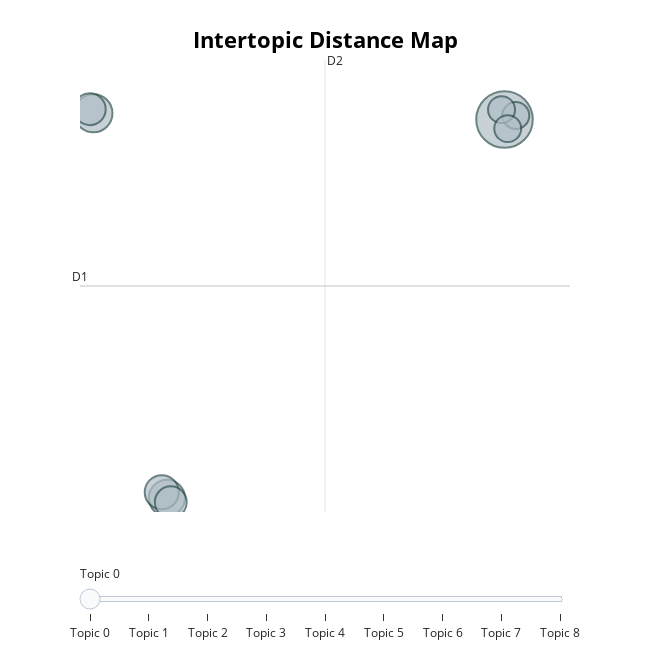

Write notebook code for a chart like this one.
### Code cell
# Visualise clusters of topics
topic_model.visualize_topics()

### Figure 1 — Plotly figure (JSON) as saved in the notebook; plotly's stock layout.template omitted (floating-point values rounded to 4 significant figures)
{"data": [{"customdata": [[0, "hikes | price hikes | prices second | raising | time year", 22], [1, "music publishers | practices | complaint spotify | file ftc | threatens remove", 10], [2, "sabrina carpenter | playlists spotify | music taste | pages | lgbtqia artists", 9], [3, "video content | comments podcasts | adds comments | creators | spotify adds", 8], [4, "quit spotify | drives waste | hell happened | mouth spotify | abandoned", 7], [5, "ai dj | infused youtube | voiceover ads | songs summer | predictions complete", 7], [6, "new basic | streaming plan | launches new | alerts sweden | basic subscription", 5], [7, "2024 | earnings spotify | spotify reports | second quarter | wrap cannes", 5], [8, "audio coming | meaning golf | superpremium | tier report | report spotify", 5]], "hovertemplate": "<b>Topic %{customdata[0]}</b><br>%{customdata[1]}<br>Size: %{customdata[2]}", "legendgroup": "", "marker": {"color": "#B0BEC5", "line": {"color": "DarkSlateGrey", "width": 2}, "size": [22, 10, 9, 8, 7, 7, 5, 5, 5], "sizemode": "area", "sizeref": 0.01375, "symbol": "circle"}, "mode": "markers", "name": "", "orientation": "v", "showlegend": false, "type": "scatter", "x": [20.82, -3.64, 0.7331, 0.4288, -3.859, 0.9643, 21.5, 20.65, 21.02], "xaxis": "x", "y": [16.98, 17.31, -3.247, -2.942, 17.53, -3.478, 17.19, 17.51, 16.49], "yaxis": "y"}], "layout": {"annotations": [{"showarrow": false, "text": "D1", "x": -4.438, "y": 8.081, "yshift": 10}, {"showarrow": false, "text": "D2", "x": 10.14, "xshift": 10, "y": 20.16}], "height": 650, "hoverlabel": {"bgcolor": "white", "font": {"family": "Rockwell", "size": 16}}, "legend": {"itemsizing": "constant", "tracegroupgap": 0}, "margin": {"t": 60}, "shapes": [{"line": {"color": "#CFD8DC", "width": 2}, "type": "line", "x0": 10.14, "x1": 10.14, "y0": -3.999, "y1": 20.16}, {"line": {"color": "#9E9E9E", "width": 2}, "type": "line", "x0": -4.438, "x1": 24.72, "y0": 8.081, "y1": 8.081}], "sliders": [{"active": 0, "pad": {"t": 50}, "steps": [{"args": [{"marker.color": [["red", "#B0BEC5", "#B0BEC5", "#B0BEC5", "#B0BEC5", "#B0BEC5", "#B0BEC5", "#B0BEC5", "#B0BEC5"]]}], "label": "Topic 0", "method": "update"}, {"args": [{"marker.color": [["#B0BEC5", "red", "#B0BEC5", "#B0BEC5", "#B0BEC5", "#B0BEC5", "#B0BEC5", "#B0BEC5", "#B0BEC5"]]}], "label": "Topic 1", "method": "update"}, {"args": [{"marker.color": [["#B0BEC5", "#B0BEC5", "red", "#B0BEC5", "#B0BEC5", "#B0BEC5", "#B0BEC5", "#B0BEC5", "#B0BEC5"]]}], "label": "Topic 2", "method": "update"}, {"args": [{"marker.color": [["#B0BEC5", "#B0BEC5", "#B0BEC5", "red", "#B0BEC5", "#B0BEC5", "#B0BEC5", "#B0BEC5", "#B0BEC5"]]}], "label": "Topic 3", "method": "update"}, {"args": [{"marker.color": [["#B0BEC5", "#B0BEC5", "#B0BEC5", "#B0BEC5", "red", "#B0BEC5", "#B0BEC5", "#B0BEC5", "#B0BEC5"]]}], "label": "Topic 4", "method": "update"}, {"args": [{"marker.color": [["#B0BEC5", "#B0BEC5", "#B0BEC5", "#B0BEC5", "#B0BEC5", "red", "#B0BEC5", "#B0BEC5", "#B0BEC5"]]}], "label": "Topic 5", "method": "update"}, {"args": [{"marker.color": [["#B0BEC5", "#B0BEC5", "#B0BEC5", "#B0BEC5", "#B0BEC5", "#B0BEC5", "red", "#B0BEC5", "#B0BEC5"]]}], "label": "Topic 6", "method": "update"}, {"args": [{"marker.color": [["#B0BEC5", "#B0BEC5", "#B0BEC5", "#B0BEC5", "#B0BEC5", "#B0BEC5", "#B0BEC5", "red", "#B0BEC5"]]}], "label": "Topic 7", "method": "update"}, {"args": [{"marker.color": [["#B0BEC5", "#B0BEC5", "#B0BEC5", "#B0BEC5", "#B0BEC5", "#B0BEC5", "#B0BEC5", "#B0BEC5", "red"]]}], "label": "Topic 8", "method": "update"}]}], "title": {"font": {"color": "Black", "size": 22}, "text": "<b>Intertopic Distance Map</b>", "x": 0.5, "xanchor": "center", "y": 0.95, "yanchor": "top"}, "width": 650, "xaxis": {"anchor": "y", "domain": [0, 1], "range": [-4.438, 24.72], "title": {"text": ""}, "visible": false}, "yaxis": {"anchor": "x", "domain": [0, 1], "range": [-3.999, 20.16], "title": {"text": ""}, "visible": false}}}
